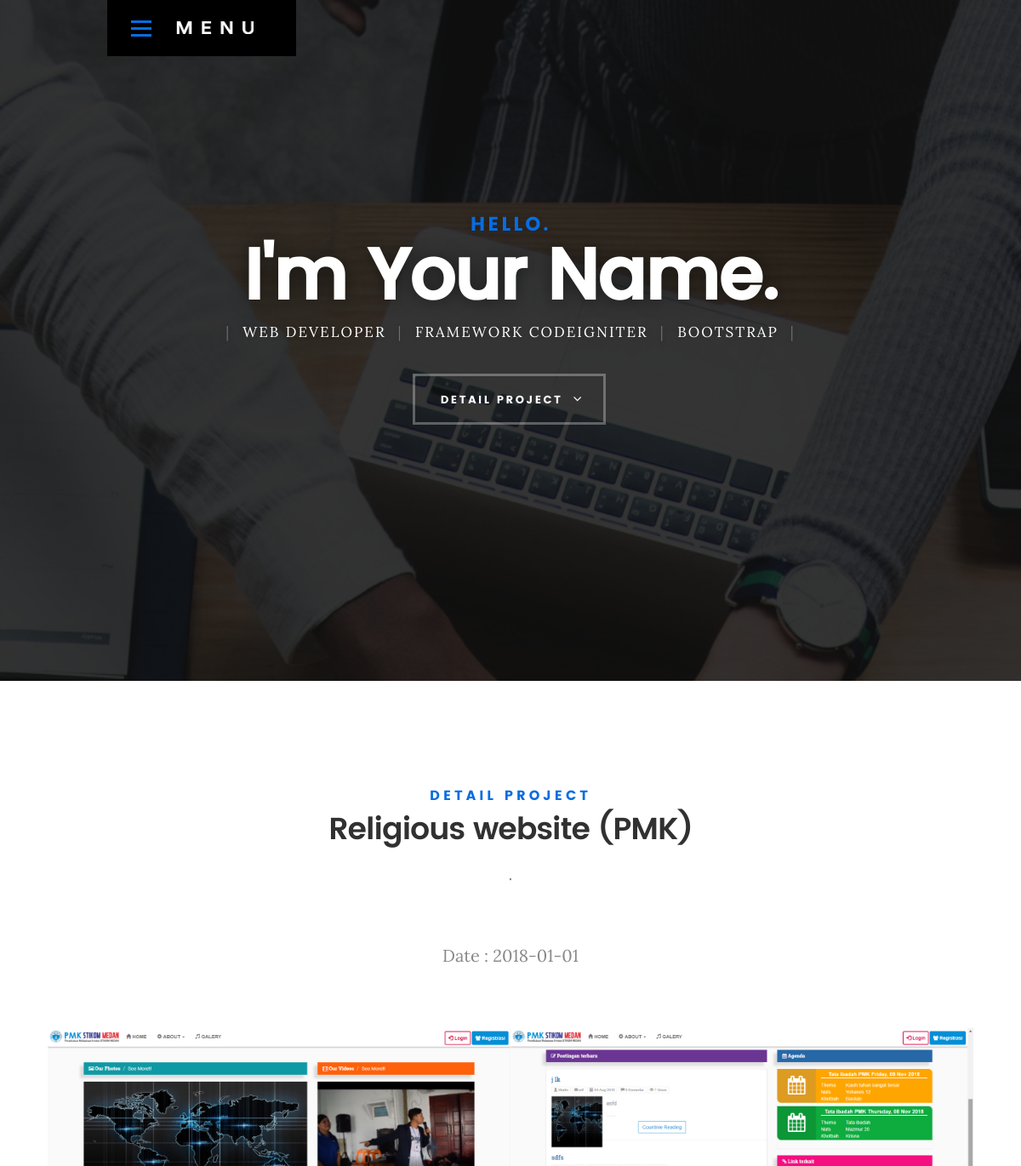
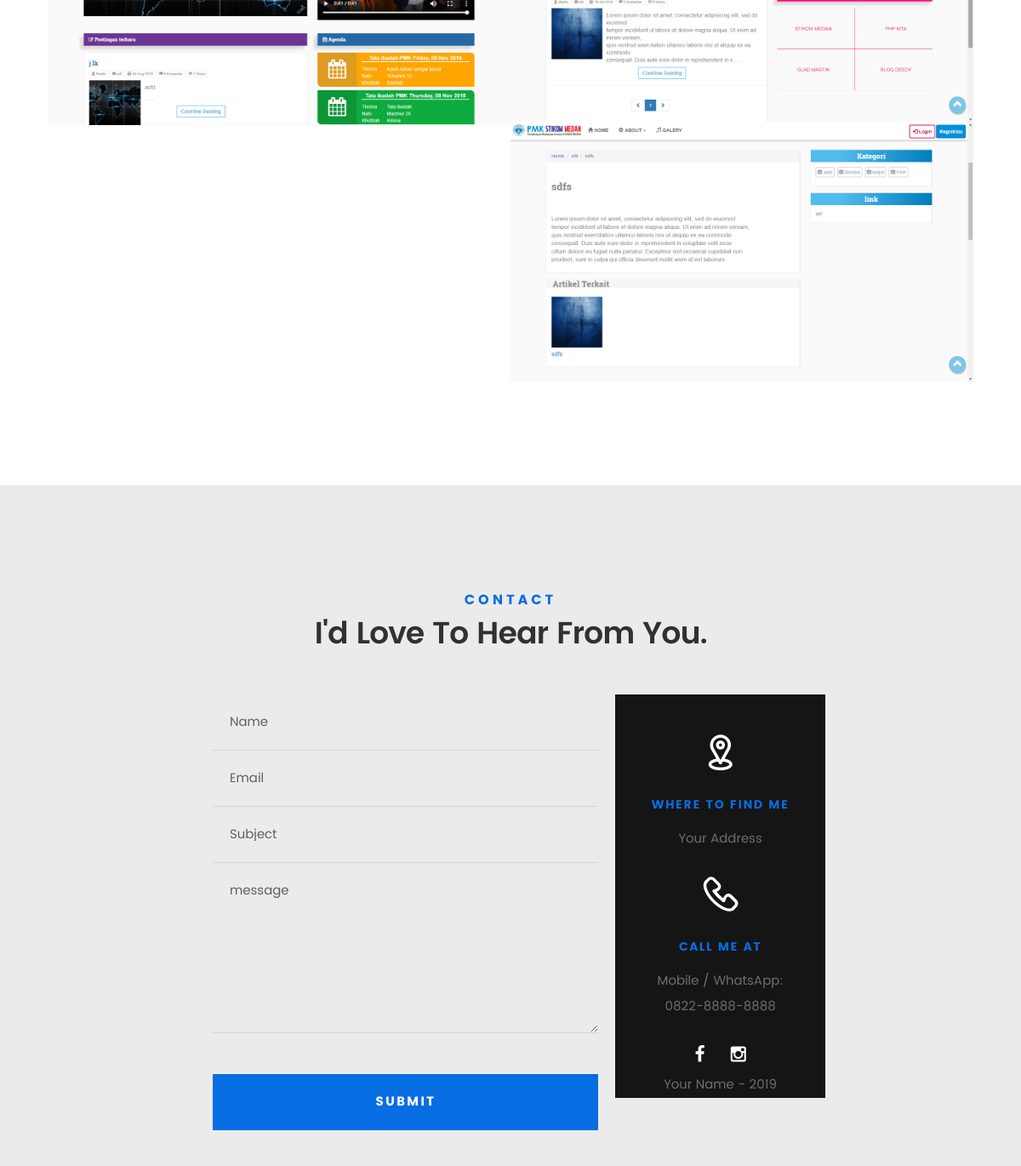
Page /project/detail/1 on the committed database (2 pictures, top to bottom).
### tables this page shows
CREATE TABLE `profile` (
  `id` int(11) NOT NULL,
  `nickname` varchar(20) NOT NULL,
  `fullname` varchar(50) NOT NULL,
  `email` varchar(50) NOT NULL,
  `phone` varchar(20) NOT NULL,
  `birth` date NOT NULL,
  `job` varchar(200) NOT NULL,
  `address` text NOT NULL,
  `website` varchar(50) NOT NULL,
  `about` text NOT NULL,
  `photo` varchar(300) NOT NULL
);

CREATE TABLE `portfolio` (
  `id` int(11) NOT NULL,
  `title` text NOT NULL,
  `thumbnail` varchar(100) NOT NULL,
  `description` text NOT NULL,
  `date` date NOT NULL,
  `category` varchar(200) NOT NULL
);

CREATE TABLE `photo` (
  `id` int(11) NOT NULL,
  `id_portfolio` int(11) NOT NULL,
  `photo` varchar(500) NOT NULL
);

### application/controllers/Project.php (called while the page is built, shortened)
<?php
class Project extends CI_Controller {
	public function detail( $id = NULL )
	{
        $data['portfolio'] = $this->Crud_model->setTable('portfolio')->getWhere('id', $id);
        $data['photos'] = $this->Crud_model->setTable('photo')->getWhereResult('id_portfolio', $id);
        $data['profile'] = $this->Crud_model->setTable('profile')->getWhere('id', 1);
        $data['title'] = 'Detail project';
        $this->load->model('Crud_model');
		$this->load->view('front/templates/header', $data);
		$this->load->view('front/project/index', $data);
		$this->load->view('front/templates/footer');
	}
}

### index.php (called while the page is built, shortened)
<?php
require_once BASEPATH.'core/CodeIgniter.php';

### application/models/Crud_model.php (called while the page is built, shortened)
<?php
class Crud_model extends CI_Model {
	private $table;
	public function setTable( $table )
	{
		$this->table = $table;
		return $this;
	}
	public function getWhere($field, $val)
	{
		return $this->db->get_where( $this->table, [$field => $val] )->row();
	}
	public function getWhereResult($field, $val)
	{
		return $this->db->get_where( $this->table, [$field => $val] )->result();
	}
}

### application/views/front/project/index.php (the view, shortened to what this page needs)
   <header>
		<div class="row">
			<div class="top-bar">
				<a class="menu-toggle" href="#"><span>Menu</span></a>
				<div class="logo">
					<a href="index.html">KARDS</a>
				</div>
			</div>
		</div>
	</header>
<section id="intro">
	<div class="intro-overlay"></div>
	<div class="intro-content">
		<div class="row">
			<div class="col-twelve">
				<h5>Hello.</h5>
				<h1>I'm
					<?= $profile->nickname ?>.</h1>
				<p class="intro-position">
					<span>Web Developer</span>
					<span>Framework Codeigniter</span>
					<span>Bootstrap</span>
				</p>
				<a class="button stroke smoothscroll" href="#portfolio" title="">Detail project</a>
			</div>
		</div>
	</div>
</section>
<section id="portfolio">
	<div class="row section-intro">
		<div class="col-twelve">
			<h5>Detail project</h5>
			<h1>
				<?= $portfolio->title ?>
			</h1>
            <p class="lead"><?= $portfolio->description ?></p><br>
            <p class="lead">Date : <?= $portfolio->date ?></p>
		</div>
	</div>
	<div class="row portfolio-content">
		<div class="col-twelve">
			<div id="folio-wrapper" class="block-1-2 block-mob-full stack">
                <div class="bgrid folio-item">
					<div class="item-wrap">
						<img src="<?= base_url() ?>assets/images/portfolio/<?= $portfolio->thumbnail ?>">
					</div>
				</div>
				<?php $i = 1; foreach ( $photos as $p ) : ?>
				<div class="bgrid folio-item">
					<div class="item-wrap">
						<img src="<?= base_url() ?>assets/images/portfolio/<?= $p->photo ?>">
					</div>
				</div>
				<? endforeach ?>
			</div>
		</div>
	</div>
</section>
<section id="contact">
	<div class="row section-intro">
		<div class="col-twelve">
			<h5>Contact</h5>
			<h1>I'd Love To Hear From You.</h1>
		</div>
	</div>
	<div class="row contact-form">
		<div class="col-eight tab-full">
			<form name="contactForm" id="contactForm" method="post" action="">
				<fieldset>
					<div class="form-field">
						<input name="name" type="text" id="name" placeholder="Name" value="" minlength="2" required="">
					</div>
					<div class="form-field">
						<input name="email" type="email" id="email" placeholder="Email" value="" required="">
					</div>
					<div class="form-field">
						<input name="subject" type="text" id="subject" placeholder="Subject" value="">
					</div>
					<div class="form-field">
						<textarea name="message" id="message" placeholder="message" rows="10" cols="50" required=""></textarea>
					</div>
					<div class="form-field">
						<button class="submitform">Submit</button>
					</div>
				</fieldset>
			</form>
		</div>
		<div class="col-four tab-full" style="background:#151515">
			<div class="row contact-info">
				<div class="col-twelve tab-full">
					<div class="icon">
						<i class="icon-pin"></i>
					</div>
					<h5>Where to find me</h5>
					<p>
						<?= $profile->address ?>
					</p>
				</div>
				<div class="col-twelve tab-full">
					<div class="icon">
						<i class="icon-phone"></i>
					</div>
					<h5>Call Me At</h5>
					<p>Mobile / WhatsApp: <br>
						<?= $profile->phone ?><br>
					</p>
					<ul class="footer-social">
						<li><a href="#"><i class="fa fa-facebook"></i></a></li>
						<li><a href="#"><i class="fa fa-instagram"></i></a></li>
					</ul>
					<br>
					<a href="<?= base_url() ?>" class="cp">
						<?= $profile->nickname ?></a> -
					<?= date('Y') ?>
				</div>
			</div>
		</div>
	</div>
</section>

### application/views/front/templates/header.php (shortened to what this page needs)
<!DOCTYPE html>
<html class="no-js" lang="en">
<head>
	<?= link_tag('assets/front/css/base.css') ?>
	<?= link_tag('assets/front/css/main.css') ?>
	<?= link_tag('assets/front/css/vendor.css') ?>
</head>
<body id="top">

### application/views/front/templates/footer.php (shortened to what this page needs)
</body>
</html>

### assets/front/css/base.css (style rules this page uses)
html { font-family: sans-serif; -ms-text-size-adjust: 100%; -webkit-text-size-adjust: 100%; }
body { margin: 0; }
article, aside, details, figcaption, figure, footer, header, hgroup, main, menu, nav, section, summary { display: block; }
a { background: transparent; }
h1 { font-size: 2em; margin: 0.67em 0; }
img { border: 0; }
button, input, optgroup, select, textarea { color: inherit; font: inherit; margin: 0; }
button { overflow: visible; }
button, select { text-transform: none; }
button, html input[type="button"], input[type="reset"], input[type="submit"] { -webkit-appearance: button; cursor: pointer; }
input { line-height: normal; }
fieldset { border: 1px solid #c0c0c0; margin: 0 2px; padding: 0.35em 0.625em 0.75em; }
textarea { overflow: auto; }
html { font-size: 62.5%; box-sizing: border-box; }
*, *::before, *::after { box-sizing: inherit; }
body { font-weight: normal; line-height: 1; text-rendering: optimizeLegibility; word-wrap: break-word; -webkit-overflow-scrolling: touch; -webkit-text-size-adjust: none; }
body, input, button { -moz-osx-font-smoothing: grayscale; -webkit-font-smoothing: antialiased; }
img, video { max-width: 100%; height: auto; }
div, dl, dt, dd, ul, ol, li, h1, h2, h3, h4, h5, h6, pre, form, p, blockquote, th, td { margin: 0; padding: 0; }
h1, h2, h3, h4, h5, h6 { -webkit-font-variant-ligatures: common-ligatures; -moz-font-variant-ligatures: common-ligatures; font-variant-ligatures: common-ligatures; text-rendering: optimizeLegibility; }
em, i { font-style: italic; line-height: inherit; }
ol, ul { list-style: none; }
li { display: block; }
a { text-decoration: none; line-height: inherit; }
fieldset { margin: 0; padding: 0; }
input[type="email"], input[type="number"], input[type="search"], input[type="text"], input[type="tel"], input[type="url"], input[type="password"], textarea { -webkit-appearance: none; -moz-appearance: none; -ms-appearance: none; -o-appearance: none; appearance: none; }
.row { width: 94%; max-width: 1140px; margin: 0 auto; }
.row:before, .row:after { content: ""; display: table; }
.row:after { clear: both; }
.row .row { width: auto; max-width: none; margin-left: -20px; margin-right: -20px; }
[class*="col-"], .bgrid { float: left; }
[class*="col-"] { padding: 0 20px; }
.col-four, .col-1-3 { width: 33.33333%; }
.col-eight, .col-2-3 { width: 66.66667%; }
.col-twelve, .col-full { width: 100%; }
[class*="block-"]:before, [class*="block-"]:after { content: ""; display: table; }
[class*="block-"]:after { clear: both; }
.block-1-2 .bgrid { width: 50%; }
.block-1-6 .bgrid:nth-child(6n+1), .block-1-4 .bgrid:nth-child(4n+1), .block-1-3 .bgrid:nth-child(3n+1), .block-1-2 .bgrid:nth-child(2n+1) { clear: both; }

### rows in the picture
profile: nickname "Your Name", address "Your Address", phone "0822-8888-8888"
portfolio: title "Religious website (PMK)", description ".", date "2018-01-01", thumbnail (picture)
photo: photo (picture)
photo: photo (picture)
